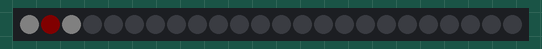
A sketch run on a simulated Arduino Uno, built with avr-gcc and run on an emulated ATmega328P. Parts: 24 RGB LEDs in strip order, left to right. Dim RGB values are drawn brighter than linear.

Above: at 0.05 s.
At 0.66 s:
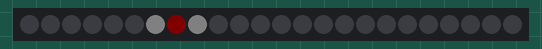
At 1.36 s:
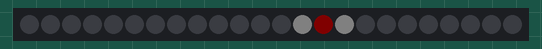
At 2.07 s:
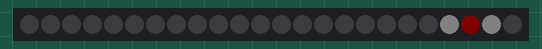
At 2.78 s:
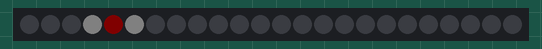

Measured:
- by itself, everything shown: repeats every 2.4 s, in 24 steps

The sketch:

lantern_room.ino
```cpp
#include <Adafruit_NeoPixel.h>

#define PIN 6

Adafruit_NeoPixel strip = Adafruit_NeoPixel(24, PIN, NEO_GRB + NEO_KHZ800);

void setup()
{
  strip.setBrightness(5);
  strip.begin();
  strip.show();
}

void loop()
{
  for (int i = 24; i < 48; i++)
  {
    strip.setPixelColor((i - 1) % 24, 0, 0, 0);
    strip.setPixelColor(i % 24, 255, 255, 255);
    strip.setPixelColor((i + 1) % 24, 255, 0, 0);
    strip.setPixelColor((i + 2) % 24, 255, 255, 255);

    strip.show();

    delay(100);
  }
}
```
